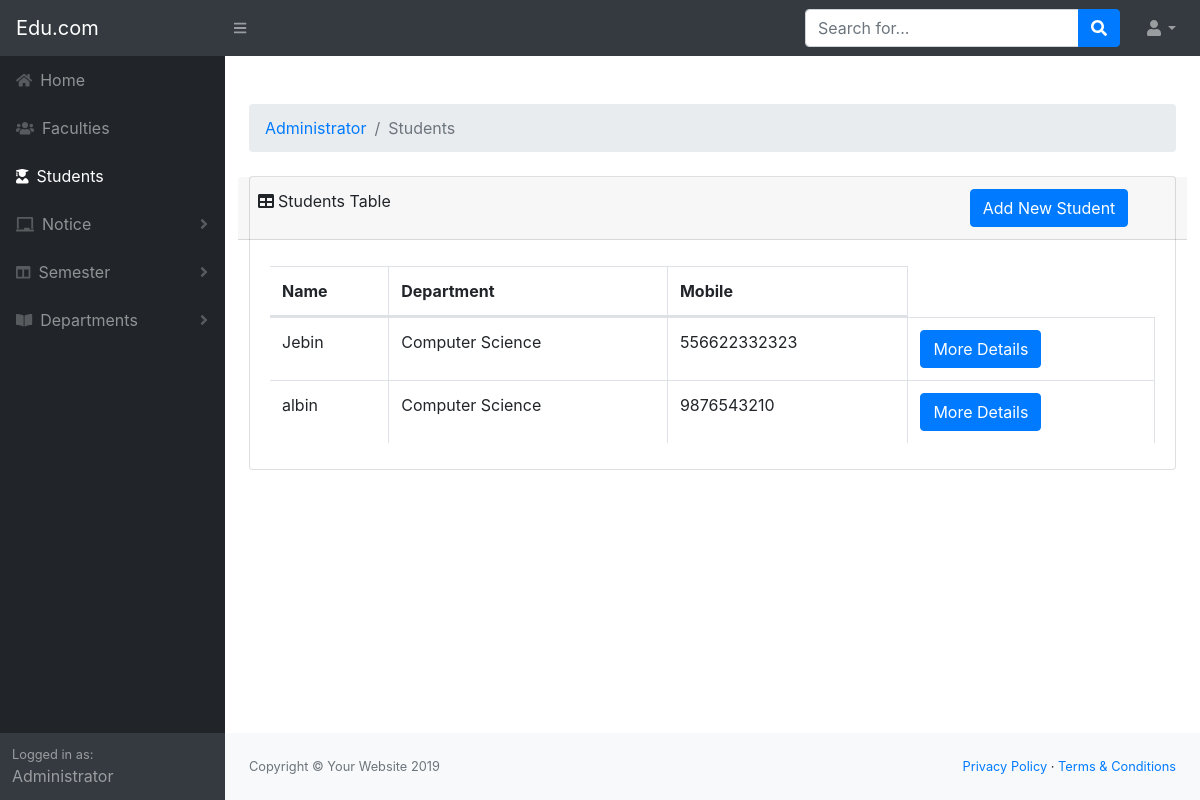
Screenshot of /view/admin_students.php (signed in) with the database file from the repository.
### tables this page shows
CREATE TABLE `student` (
  `sid` int(11) NOT NULL,
  `sreg_no` varchar(10) NOT NULL,
  `sname` varchar(50) NOT NULL,
  `saddress` varchar(100) NOT NULL,
  `smail` varchar(50) NOT NULL,
  `smobile` bigint(20) NOT NULL,
  `sdob` date NOT NULL,
  `sgender` varchar(10) NOT NULL,
  `sdept` varchar(20) NOT NULL,
  `spassword` varchar(50) NOT NULL
);

### model/AdminModel.php (called while the page is built, shortened)
<?php
    class AdminModel
    {
        function AdminStudentView()
        {
            include 'config/connection.php';
            $sql = "SELECT * FROM student";
            if(mysqli_query($conn,$sql))
            {
                $result = mysqli_query($conn,$sql);
                return $result;
            }
        }
    }
?>

### controller/AdminControl.php (called while the page is built, shortened)
<?php
    include '../model/AdminModel.php';
    class AdminControl
    {
        function AdminStudentView()
        {
            $obj = new AdminModel();
            $var = $obj -> AdminStudentView();
            return $var;
        }
    }
?>

### view/admin_students.php (the view, shortened to what this page needs)
<!DOCTYPE html>
<html lang="en">
    <head>
        <link href="css/styles.css" rel="stylesheet" />
        <link href="https://cdn.datatables.net/1.10.20/css/dataTables.bootstrap4.min.css" rel="stylesheet" />
    </head>
    <body class="sb-nav-fixed">
        <nav class="sb-topnav navbar navbar-expand navbar-dark bg-dark">
            <a class="navbar-brand" href="index.html">Edu.com</a><button class="btn btn-link btn-sm order-1 order-lg-0" id="sidebarToggle" href="admin_home.php"><i class="fas fa-bars"></i></button
            >
            <form class="d-none d-md-inline-block form-inline ml-auto mr-0 mr-md-3 my-2 my-md-0">
                <div class="input-group">
                    <input class="form-control" type="text" placeholder="Search for..." aria-label="Search" aria-describedby="basic-addon2" />
                    <div class="input-group-append">
                        <button class="btn btn-primary" type="button"><i class="fas fa-search"></i></button>
                    </div>
                </div>
            </form>
            <ul class="navbar-nav ml-auto ml-md-0">
                <li class="nav-item dropdown">
                    <a class="nav-link dropdown-toggle" id="userDropdown" href="#" role="button" data-toggle="dropdown" aria-haspopup="true" aria-expanded="false"><i class="fas fa-user fa-fw"></i></a>
                </li>
            </ul>
        </nav>
        <div id="layoutSidenav">
                    <div id="layoutSidenav_nav">
                        <nav class="sb-sidenav accordion sb-sidenav-dark" id="sidenavAccordion">
                            <div class="sb-sidenav-menu">
                                <div class="nav">
                                    <a class="nav-link" href="admin_home.php"
                                        ><div class="sb-nav-link-icon"><i class="fas fa-home"></i></div>
                                        Home</a
                                    >
                                    <a class="nav-link" href="admin_faculties.php"
                                        ><div class="sb-nav-link-icon"><i class="fas fa-users"></i></div>
                                        Faculties</a
                                    >
                                    <a class="nav-link" href="admin_students.php"
                                        ><div class="sb-nav-link-icon"><i class="fas fa-user-graduate"></i></div>
                                        Students</a
                                    >
                                    <a class="nav-link collapsed" href="#" data-toggle="collapse" data-target="#collapse" aria-expanded="false" aria-controls="collapseLayouts"
                                        ><div class="sb-nav-link-icon"><i class="fas fa-chalkboard"></i></div>
                                        Notice
                                        <div class="sb-sidenav-collapse-arrow"><i class="fas fa-angle-down"></i></div
                                    ></a>
                                    <a class="nav-link collapsed" href="#" data-toggle="collapse" data-target="#collapseLayouts" aria-expanded="false" aria-controls="collapseLayouts"
                                        ><div class="sb-nav-link-icon"><i class="fas fa-columns"></i></div>
                                        Semester
                                        <div class="sb-sidenav-collapse-arrow"><i class="fas fa-angle-down"></i></div
                                    ></a>
                                    <a class="nav-link collapsed" href="#" data-toggle="collapse" data-target="#collapsePages" aria-expanded="false" aria-controls="collapsePages"
                                        ><div class="sb-nav-link-icon"><i class="fas fa-book-open"></i></div>
                                        Departments
                                        <div class="sb-sidenav-collapse-arrow"><i class="fas fa-angle-down"></i></div
                                    ></a>
                                    <div class="sb-sidenav-menu-heading"></div>
                                    <a class="nav-link" href="charts.html"
                                        ><div class="sb-nav-link-icon"><i class=""></i></div>
                                        </a
                                    ><a class="nav-link" href="tables.html"
                                        ><div class="sb-nav-link-icon"><i class=""></i></div>
                                        </a
                                    >
                                </div>
                            </div>
                                <div class="sb-sidenav-footer">
                                    <div class="small">Logged in as:</div>
                                    Administrator
                                </div>
                        </nav>
                    </div>
            <div id="layoutSidenav_content">
                <main>
                    <div class="container-fluid mt-5">
                        <ol class="breadcrumb mb-4">
                            <li class="breadcrumb-item"><a href="admin_home.php">Administrator</a></li>
                            <li class="breadcrumb-item active">Students</li>
                        </ol>
                        <div class="card mb-4">
                            <div class="row">
                            <div class="col-9 card-header"><i class="fas fa-table mr-1"></i>Students Table</div>
                            <div class="col-3 card-header">
                            <a class="btn btn-primary" href="admin_student_add.php">Add New Student</a>
                            </div>
                        </div>
                            <div class="card-body">
                                <div class="table-responsive">
                                    <table class="table table-bordered" id="dataTable" width="100%" cellspacing="0">
                                        <thead>
                                            <tr>
                                                <th>Name</th>
                                                <th>Department</th>
                                                <th>Mobile</th>
                                            </tr>
                                        </thead>
                                        <?php
                                        include '../controller/AdminControl.php';
                                        $obj = new AdminControl();
                                        $result = $obj -> AdminStudentView();
                                        while($row = mysqli_fetch_assoc($result))
                                        {
                                    ?>
                                        <tbody>
                                            <tr>
                                                <td><?php echo $row['sname']; ?></td>
                                                <td><?php echo $row['sdept']; ?></td>
                                                <td><?php echo $row['smobile']; ?></td>
                                                <td><a class="btn btn-primary"href="admin_student_profile_edit.php?id=<?php echo $row['sid']; ?>">More Details</a></td>
                                            </tr>
                                            <?php } ?>
                                        </tbody>
                                    </table>
                                </div>
                            </div>
                        </div>
                    </div>
                </main>
                <footer class="py-4 bg-light mt-auto">
                    <div class="container-fluid">
                        <div class="d-flex align-items-center justify-content-between small">
                            <div class="text-muted">Copyright &copy; Your Website 2019</div>
                            <div>
                                <a href="#">Privacy Policy</a>
                                &middot;
                                <a href="#">Terms &amp; Conditions</a>
                            </div>
                        </div>
                    </div>
                </footer>
            </div>
        </div>
    </body>
</html>

### rows the page displays
student: sname "Jebin", sdept "Computer Science", smobile "556622332323"
student: sname "albin", sdept "Computer Science", smobile "9876543210"
